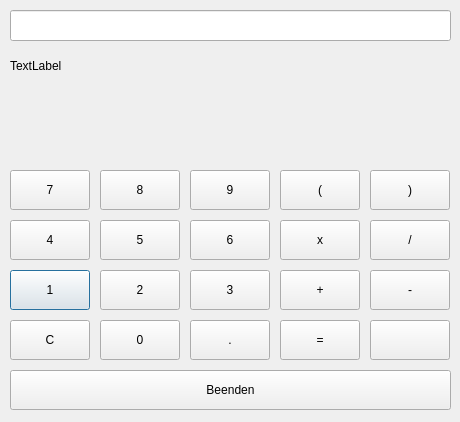
<?xml version="1.0" encoding="UTF-8"?>
<ui version="4.0">
 <class>AuxCalcDialog</class>
 <widget class="QDialog" name="AuxCalcDialog">
  <property name="geometry">
   <rect>
    <x>0</x>
    <y>0</y>
    <width>460</width>
    <height>422</height>
   </rect>
  </property>
  <property name="windowTitle">
   <string>Auxiliary Calculator</string>
  </property>
  <property name="layoutDirection">
   <enum>Qt::LayoutDirection::LeftToRight</enum>
  </property>
  <widget class="QPushButton" name="aux_calc_btn_1">
   <property name="geometry">
    <rect>
     <x>10</x>
     <y>270</y>
     <width>80</width>
     <height>40</height>
    </rect>
   </property>
   <property name="text">
    <string>1</string>
   </property>
  </widget>
  <widget class="QPushButton" name="aux_calc_btn_6">
   <property name="geometry">
    <rect>
     <x>190</x>
     <y>220</y>
     <width>80</width>
     <height>40</height>
    </rect>
   </property>
   <property name="text">
    <string>6</string>
   </property>
  </widget>
  <widget class="QLineEdit" name="aux_calc_input">
   <property name="geometry">
    <rect>
     <x>10</x>
     <y>10</y>
     <width>441</width>
     <height>31</height>
    </rect>
   </property>
  </widget>
  <widget class="QPushButton" name="aux_calc_btn_div">
   <property name="geometry">
    <rect>
     <x>370</x>
     <y>220</y>
     <width>80</width>
     <height>40</height>
    </rect>
   </property>
   <property name="text">
    <string>/</string>
   </property>
  </widget>
  <widget class="QPushButton" name="aux_calc_btn_c">
   <property name="geometry">
    <rect>
     <x>10</x>
     <y>320</y>
     <width>80</width>
     <height>40</height>
    </rect>
   </property>
   <property name="text">
    <string>C</string>
   </property>
  </widget>
  <widget class="QPushButton" name="aux_calc_btn_2">
   <property name="geometry">
    <rect>
     <x>100</x>
     <y>270</y>
     <width>80</width>
     <height>40</height>
    </rect>
   </property>
   <property name="text">
    <string>2</string>
   </property>
  </widget>
  <widget class="QPushButton" name="aux_calc_btn_8">
   <property name="geometry">
    <rect>
     <x>100</x>
     <y>170</y>
     <width>80</width>
     <height>40</height>
    </rect>
   </property>
   <property name="text">
    <string>8</string>
   </property>
  </widget>
  <widget class="QPushButton" name="aux_calc_btn_3">
   <property name="geometry">
    <rect>
     <x>190</x>
     <y>270</y>
     <width>80</width>
     <height>40</height>
    </rect>
   </property>
   <property name="text">
    <string>3</string>
   </property>
  </widget>
  <widget class="QPushButton" name="aux_calc_btn_bracketL">
   <property name="geometry">
    <rect>
     <x>280</x>
     <y>170</y>
     <width>80</width>
     <height>40</height>
    </rect>
   </property>
   <property name="text">
    <string>(</string>
   </property>
  </widget>
  <widget class="QPushButton" name="aux_calc_btn_dot">
   <property name="geometry">
    <rect>
     <x>190</x>
     <y>320</y>
     <width>80</width>
     <height>40</height>
    </rect>
   </property>
   <property name="text">
    <string>.</string>
   </property>
  </widget>
  <widget class="QPushButton" name="aux_calc_btn_0">
   <property name="geometry">
    <rect>
     <x>100</x>
     <y>320</y>
     <width>80</width>
     <height>40</height>
    </rect>
   </property>
   <property name="text">
    <string>0</string>
   </property>
  </widget>
  <widget class="QPushButton" name="aux_calc_btn_5">
   <property name="geometry">
    <rect>
     <x>100</x>
     <y>220</y>
     <width>80</width>
     <height>40</height>
    </rect>
   </property>
   <property name="text">
    <string>5</string>
   </property>
  </widget>
  <widget class="QPushButton" name="aux_calc_btn_9">
   <property name="geometry">
    <rect>
     <x>190</x>
     <y>170</y>
     <width>80</width>
     <height>40</height>
    </rect>
   </property>
   <property name="text">
    <string>9</string>
   </property>
  </widget>
  <widget class="QPushButton" name="aux_calc_btn_7">
   <property name="geometry">
    <rect>
     <x>10</x>
     <y>170</y>
     <width>80</width>
     <height>40</height>
    </rect>
   </property>
   <property name="text">
    <string>7</string>
   </property>
  </widget>
  <widget class="QLabel" name="aux_calc_display">
   <property name="geometry">
    <rect>
     <x>10</x>
     <y>50</y>
     <width>430</width>
     <height>31</height>
    </rect>
   </property>
   <property name="text">
    <string>TextLabel</string>
   </property>
  </widget>
  <widget class="QPushButton" name="aux_calc_btn_eq">
   <property name="geometry">
    <rect>
     <x>280</x>
     <y>320</y>
     <width>80</width>
     <height>40</height>
    </rect>
   </property>
   <property name="text">
    <string>=</string>
   </property>
  </widget>
  <widget class="QPushButton" name="aux_calc_btn_save">
   <property name="geometry">
    <rect>
     <x>370</x>
     <y>320</y>
     <width>80</width>
     <height>40</height>
    </rect>
   </property>
   <property name="text">
    <string/>
   </property>
   <property name="icon">
    <iconset theme="QIcon::ThemeIcon::EditCopy"/>
   </property>
  </widget>
  <widget class="QPushButton" name="aux_calc_btn_4">
   <property name="geometry">
    <rect>
     <x>10</x>
     <y>220</y>
     <width>80</width>
     <height>40</height>
    </rect>
   </property>
   <property name="text">
    <string>4</string>
   </property>
  </widget>
  <widget class="QPushButton" name="aux_calc_btn_add">
   <property name="geometry">
    <rect>
     <x>280</x>
     <y>270</y>
     <width>80</width>
     <height>40</height>
    </rect>
   </property>
   <property name="text">
    <string>+</string>
   </property>
  </widget>
  <widget class="QPushButton" name="aux_calc_btn_sub">
   <property name="geometry">
    <rect>
     <x>370</x>
     <y>270</y>
     <width>80</width>
     <height>40</height>
    </rect>
   </property>
   <property name="text">
    <string>-</string>
   </property>
  </widget>
  <widget class="QPushButton" name="aux_calc_btn_bracketR">
   <property name="geometry">
    <rect>
     <x>370</x>
     <y>170</y>
     <width>80</width>
     <height>40</height>
    </rect>
   </property>
   <property name="text">
    <string>)</string>
   </property>
  </widget>
  <widget class="QPushButton" name="aux_calc_btn_mul">
   <property name="geometry">
    <rect>
     <x>280</x>
     <y>220</y>
     <width>80</width>
     <height>40</height>
    </rect>
   </property>
   <property name="text">
    <string>x</string>
   </property>
  </widget>
  <widget class="QPushButton" name="aux_btn_close">
   <property name="geometry">
    <rect>
     <x>10</x>
     <y>370</y>
     <width>441</width>
     <height>40</height>
    </rect>
   </property>
   <property name="text">
    <string>Beenden</string>
   </property>
  </widget>
 </widget>
 <resources/>
 <connections/>
</ui>
